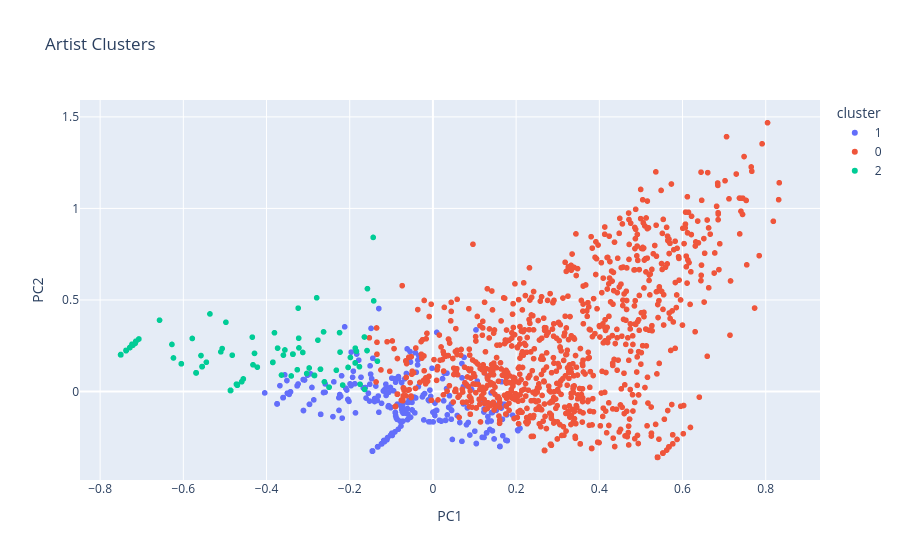

Source (notebook cell):
### Code cell
# Observing whether clusters are distinguishable in 2d PC space.
from sklearn.decomposition import PCA
import plotly.express as px

# Reduce to 2D
pca = PCA(n_components=2)
coords = pca.fit_transform(X)

# Build plot dataframe
plot_df = pd.DataFrame({
    'PC1': coords[:, 0],
    'PC2': coords[:, 1],
    'cluster': kmeans.labels_.astype(str),
    'artist_name': scaled_df['artist_name'],
    'superfan_score': scaled_df['superfan_score']
})

# Plot
fig = px.scatter(plot_df, x='PC1', y='PC2', color='cluster',
                 hover_data=['artist_name', 'superfan_score'],
                 title='Artist Clusters')
fig.show()

### Figure 1 — Plotly figure (JSON) as saved in the notebook; plotly's stock layout.template omitted (floating-point values rounded to 4 significant figures; data arrays with more than 128 entries replaced by an {"elided": "..."} marker saying what was removed)
{"data": [{"customdata": {"elided": "866x2 mixed values"}, "hovertemplate": "cluster=1<br>PC1=%{x}<br>PC2=%{y}<br>artist_name=%{customdata[0]}<br>superfan_score=%{customdata[1]}<extra></extra>", "legendgroup": "1", "marker": {"color": "#636efa", "symbol": "circle"}, "mode": "markers", "name": "1", "showlegend": true, "type": "scattergl", "x": {"elided": "866 float values"}, "xaxis": "x", "y": {"elided": "866 float values"}, "yaxis": "y"}, {"customdata": {"elided": "1326x2 mixed values"}, "hovertemplate": "cluster=0<br>PC1=%{x}<br>PC2=%{y}<br>artist_name=%{customdata[0]}<br>superfan_score=%{customdata[1]}<extra></extra>", "legendgroup": "0", "marker": {"color": "#EF553B", "symbol": "circle"}, "mode": "markers", "name": "0", "showlegend": true, "type": "scattergl", "x": {"elided": "1326 float values"}, "xaxis": "x", "y": {"elided": "1326 float values"}, "yaxis": "y"}, {"customdata": {"elided": "541x2 mixed values"}, "hovertemplate": "cluster=2<br>PC1=%{x}<br>PC2=%{y}<br>artist_name=%{customdata[0]}<br>superfan_score=%{customdata[1]}<extra></extra>", "legendgroup": "2", "marker": {"color": "#00cc96", "symbol": "circle"}, "mode": "markers", "name": "2", "showlegend": true, "type": "scattergl", "x": {"elided": "541 float values"}, "xaxis": "x", "y": {"elided": "541 float values"}, "yaxis": "y"}], "layout": {"legend": {"title": {"text": "cluster"}, "tracegroupgap": 0}, "title": {"text": "Artist Clusters"}, "xaxis": {"anchor": "y", "domain": [0, 1], "title": {"text": "PC1"}}, "yaxis": {"anchor": "x", "domain": [0, 1], "title": {"text": "PC2"}}}}
